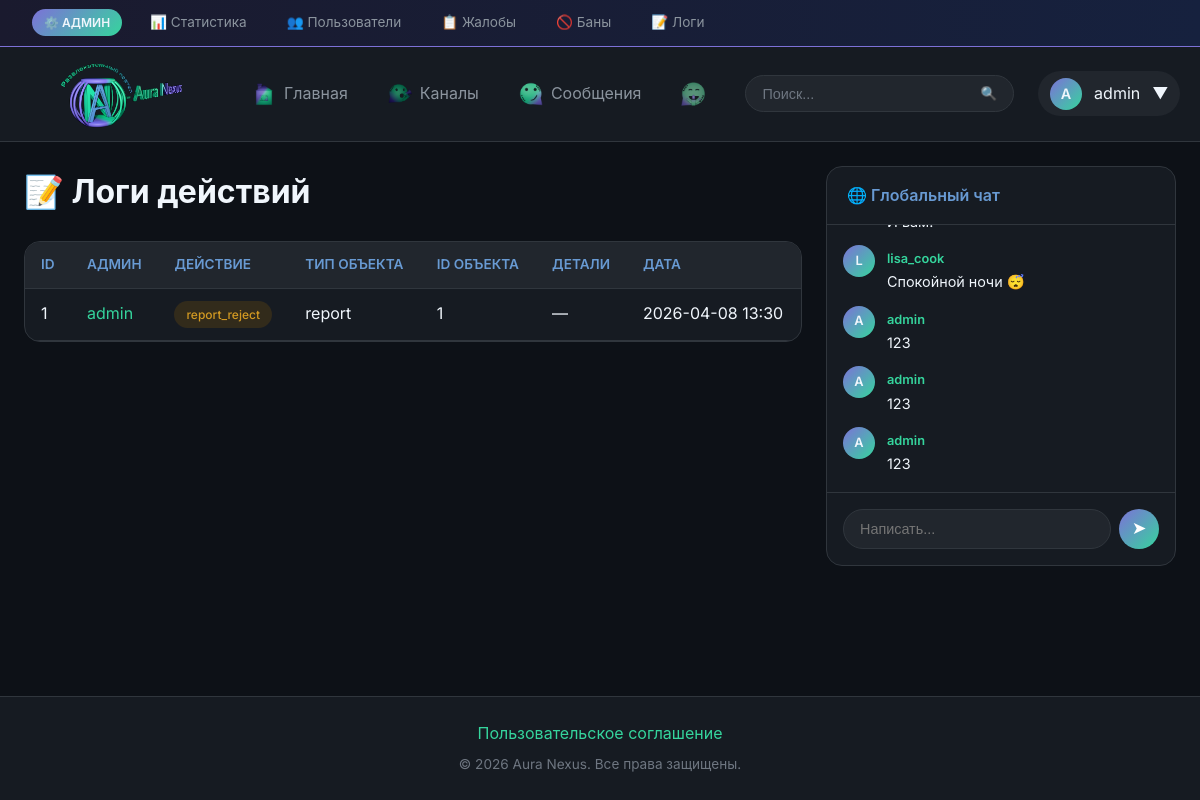
The page /admin/logs (signed in) on the database its author committed.
### tables this page shows
CREATE TABLE users (
            id INTEGER PRIMARY KEY AUTOINCREMENT,
            username TEXT UNIQUE NOT NULL,
            email TEXT UNIQUE NOT NULL,
            password TEXT NOT NULL,
            role TEXT DEFAULT 'user',
            avatar TEXT,
            banner TEXT,
            bio TEXT,
            is_banned INTEGER DEFAULT 0,
            ban_until TEXT,
            ban_reason TEXT,
            created_at TEXT DEFAULT CURRENT_TIMESTAMP
        );

CREATE TABLE admin_logs (
            id INTEGER PRIMARY KEY AUTOINCREMENT,
            admin_id INTEGER NOT NULL,
            action TEXT NOT NULL,
            target_type TEXT,
            target_id INTEGER,
            details TEXT,
            created_at TEXT DEFAULT CURRENT_TIMESTAMP,
            FOREIGN KEY (admin_id) REFERENCES users(id)
        );

CREATE TABLE global_chat (
            id INTEGER PRIMARY KEY AUTOINCREMENT,
            user_id INTEGER NOT NULL,
            content TEXT NOT NULL,
            created_at TEXT DEFAULT CURRENT_TIMESTAMP,
            FOREIGN KEY (user_id) REFERENCES users(id)
        );

### app.py (the view)
@app.route('/admin/logs')
@role_required('admin')
def admin_logs():
    conn = get_db()
    logs = conn.execute('''
        SELECT al.*, u.username as admin_username
        FROM admin_logs al
        JOIN users u ON al.admin_id = u.id
        ORDER BY al.created_at DESC LIMIT 100
    ''').fetchall()
    chat_messages = get_chat_messages()
    return render_template('admin/logs.html', logs=logs, chat_messages=chat_messages)

### app.py (called while the page is built, shortened)
def get_db():
    if 'db' not in g:
        g.db = sqlite3.connect(DATABASE, timeout=30)
        g.db.row_factory = sqlite3.Row
        g.db.execute('PRAGMA journal_mode=WAL')
        g.db.execute('PRAGMA busy_timeout=30000')
    return g.db

def get_current_user():
    if 'user_id' not in session:
        return None
    conn = get_db()
    user = conn.execute('SELECT * FROM users WHERE id = ?', (session['user_id'],)).fetchone()
    return user

def role_required(min_role):
    def decorator(f):
        @wraps(f)
        def decorated(*args, **kwargs):
            user = get_current_user()
            if not user:
                flash('Необходимо войти в аккаунт', 'danger')
                return redirect('/login')
            user_role = ROLES.get(user['role'], 0)
            required_role = ROLES.get(min_role, 999)
            if user_role < required_role:
                flash('Недостаточно прав', 'danger')
                return redirect('/')
            return f(*args, **kwargs)
        return decorated
    return decorator

def get_chat_messages():
    conn = get_db()
    return conn.execute('''
        SELECT g.*, u.username, u.avatar
        FROM global_chat g
        JOIN users u ON g.user_id = u.id
        ORDER BY g.id DESC LIMIT 50
    ''').fetchall()[::-1]

def get_unread_notifications_count(user_id):
    conn = get_db()
    result = conn.execute('SELECT COUNT(*) as count FROM notifications WHERE user_id = ? AND is_read = 0', (user_id,)).fetchone()
    return result['count'] if result else 0

def get_unread_messages_count(user_id):
    conn = get_db()
    result = conn.execute('''
        SELECT COUNT(*) as count FROM messages m
        JOIN conversations c ON m.conversation_id = c.id
        WHERE (c.user1_id = ? OR c.user2_id = ?) AND m.sender_id != ? AND m.is_read = 0
    ''', (user_id, user_id, user_id)).fetchone()
    return result['count'] if result else 0

def get_pending_reports_count():
    conn = get_db()
    result = conn.execute(
        'SELECT COUNT(*) as count FROM reports WHERE status = "pending"'
    ).fetchone()
    return result['count'] if result else 0

### templates/admin/logs.html (shortened to what this page needs)
{% extends 'base.html' %}
{% block content %}
<div class="page-header">
    <h1 class="page-title">📝 Логи действий</h1>
</div>
<div class="card">
    <div class="card-body no-padding">
        <table class="table">
            <thead>
                <tr>
                    <th>ID</th>
                    <th>Админ</th>
                    <th>Действие</th>
                    <th>Тип объекта</th>
                    <th>ID объекта</th>
                    <th>Детали</th>
                    <th>Дата</th>
                </tr>
            </thead>
            <tbody>
                {% for log in logs %}
                <tr>
                    <td>{{ log.id }}</td>
                    <td>
                        <a href="/profile/{{ log.admin_username }}">{{ log.admin_username }}</a>
                    </td>
                    <td>
                        <span class="badge badge-action-{{ log.action.split('_')[0] }}">{{ log.action }}</span>
                    </td>
                    <td>{{ log.target_type or '—' }}</td>
                    <td>{{ log.target_id or '—' }}</td>
                    <td class="details-cell">{{ log.details or '—' }}</td>
                    <td>{{ log.created_at[:16] }}</td>
                </tr>
                {% else %}
                <tr>
                    <td colspan="7" class="text-center text-muted">Логов нет</td>
                </tr>
                {% endfor %}
            </tbody>
        </table>
    </div>
</div>
{% endblock %}

### templates/base.html (shortened to what this page needs)
<!DOCTYPE html>
<html lang="ru">
<head>
    <link rel="stylesheet" href="{{ url_for('static', filename='css/style.css') }}">
    <link href="https://cdn.quilljs.com/1.3.7/quill.snow.css" rel="stylesheet">
</head>
<body>
    {% if current_user and current_user.role == 'admin' %}
    <div class="admin-bar">
        <span class="admin-bar-label">⚙️ АДМИН</span>
        <a href="/admin">📊 Статистика</a>
        <a href="/admin/users">👥 Пользователи</a>
        <a href="/admin/reports">
            📋 Жалобы
        </a>
        <a href="/admin/bans">🚫 Баны</a>
        <a href="/admin/logs">📝 Логи</a>
    </div>
    {% endif %}
   <nav>
    <a href="/" class="logo">
        <img src="{{ url_for('static', filename='images/logo.png') }}" alt="Aura Nexus" class="logo-image"
             onerror="this.style.display='none'; this.nextElementSibling.style.display='flex';">
    </a>
    <div class="nav-links">
        <a href="/" class="nav-link {% if request.path == '/' %}active{% endif %}">
            <span class="nav-icon">
                <img src="{{ url_for('static', filename='images/icons/home.png') }}" alt=""
                     onerror="this.style.display='none'; this.nextElementSibling.style.display='inline';">
            </span>
            <span>Главная</span>
        </a>
        <a href="/channels" class="nav-link {% if '/channel' in request.path %}active{% endif %}">
            <span class="nav-icon">
                <img src="{{ url_for('static', filename='images/icons/channels.png') }}" alt=""
                     onerror="this.style.display='none'; this.nextElementSibling.style.display='inline';">
            </span>
            <span>Каналы</span>
        </a>
        {% if current_user %}
        <a href="/messages" class="nav-link {% if '/messages' in request.path %}active{% endif %}">
            <span class="nav-icon">
                <img src="{{ url_for('static', filename='images/icons/messages.png') }}" alt=""
                     onerror="this.style.display='none'; this.nextElementSibling.style.display='inline';">
            </span>
            <span>Сообщения</span>
        </a>
        <a href="/notifications" class="nav-link {% if '/notifications' in request.path %}active{% endif %}">
            <span class="nav-icon">
                <img src="{{ url_for('static', filename='images/icons/notifications.png') }}" alt=""
                     onerror="this.style.display='none'; this.nextElementSibling.style.display='inline';">
            </span>
        </a>
        {% endif %}
    </div>
    <div class="search-container">
        <form class="search-bar" action="/" method="GET">
            <input type="text" name="q" placeholder="Поиск..." value="{{ request.args.get('q', '') }}">
            <button type="submit">🔍</button>
        </form>
    </div>
    {% if current_user %}
    <div class="dropdown">
        <div class="nav-user">
            <div class="nav-user-avatar">
                {% if current_user.avatar %}
                <img src="{{ url_for('uploaded_file', filename=current_user.avatar) }}" alt="">
                {% else %}
                {{ current_user.username[0]|upper }}
                {% endif %}
            </div>
            <span>{{ current_user.username }}</span>
            <span>▼</span>
        </div>
    </div>
    {% endif %}
</nav>
    <div class="layout {% block layout_class %}{% endblock %}">
        <main class="main-content">
            {% block content %}{% endblock %}
        </main>
        {% if current_user and not hide_sidebar %}
        <aside class="sidebar">
            {% block sidebar %}
            <div class="card chat-box">
                <div class="card-header">
                    <h3 class="card-title">🌐 Глобальный чат</h3>
                </div>
                <div class="chat-messages" id="global-chat-messages">
                    {% for msg in chat_messages %}
                    <div class="chat-message" data-message-id="{{ msg.id }}">
                        <div class="chat-message-avatar">
                            {% if msg.avatar %}
                            <img src="{{ url_for('uploaded_file', filename=msg.avatar) }}" alt="">
                            {% else %}
                            {{ msg.username[0]|upper }}
                            {% endif %}
                        </div>
                        <div class="chat-message-content">
                            <a href="/profile/{{ msg.username }}" class="chat-message-author">{{ msg.username }}</a>
                            <div class="chat-message-text">{{ msg.content }}</div>
                        </div>
                    </div>
                    {% else %}
                    <div class="empty-state" style="padding: 2rem;">
                        <p>Сообщений пока нет</p>
                    </div>
                    {% endfor %}
                </div>
                <form class="chat-input" id="global-chat-form" action="/api/global_chat" method="POST">
                    <input type="text" name="content" id="global-chat-input" placeholder="Написать..." autocomplete="off" required>
                    <button type="submit">➤</button>
                </form>
            </div>
            {% endblock %}
        </aside>
        {% endif %}
    </div>
    <footer>
        <a href="/user_agreement">Пользовательское соглашение</a>
        <p>&copy; 2026 Aura Nexus. Все права защищены.</p>
    </footer>
</body>
</html>

### templates/admin/logs.html (style rules this page uses)
.page-header { margin-bottom: 1.5rem; }
.details-cell { max-width: 200px; overflow: hidden; text-overflow: ellipsis; white-space: nowrap; }
.badge-action-report { background: rgba(158, 106, 3, 0.2); color: #d29922; }
.no-padding { padding: 0; }

### rows shown on the page
users: username "A", username "admin"
admin_logs: id "1", admin_username "admin", action "report_reject", target_type "report", target "1", details "—", created_at "2026-04-08 13:30"
global_chat: username "L", username "lisa_cook", content "Спокойной ночи 😴"
global_chat: username "A", username "admin", content "123"
global_chat: username "A", username "admin", content "123"
global_chat: username "A", username "admin", content "123"
